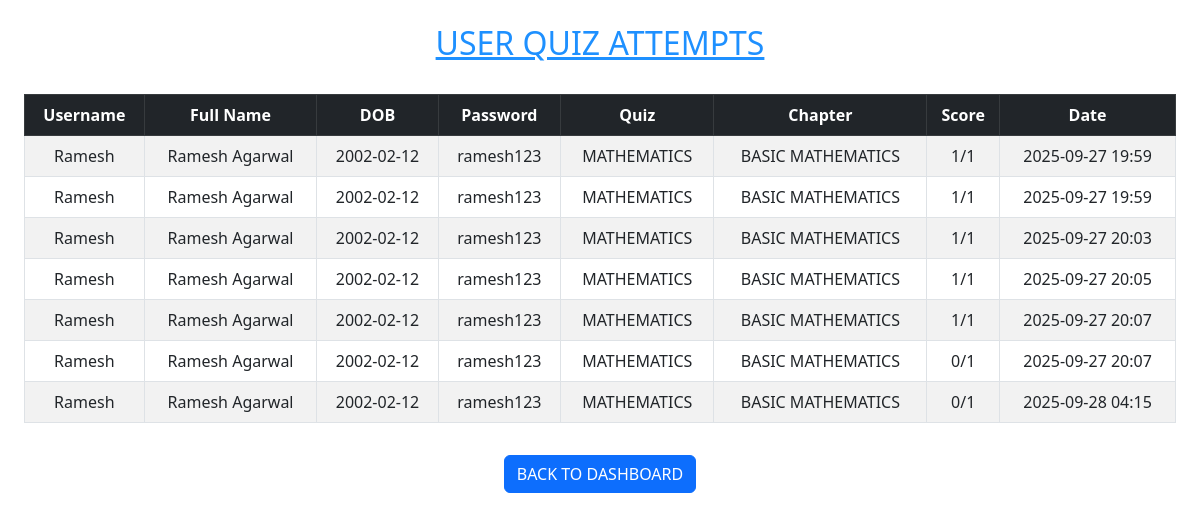
The app's page /admin/users (signed in) with its own data.
### app.py (models this page shows)
class User(db.Model):
    id = db.Column(db.Integer , primary_key = True)
    username = db.Column(db.String(50) , nullable = False , unique=True)
    password = db.Column(db.Integer , unique = True , nullable = False)
    fullname = db.Column(db.String(50) , nullable = False)
    dob = db.Column(db.Date , nullable = False)

class Quiz(db.Model):
    id = db.Column(db.Integer , primary_key= True)
    title = db.Column(db.String(100) , nullable = False)
    chapters = db.relationship('Chapter' , backref = 'quiz' , lazy = True)

class Chapter(db.Model):
    id = db.Column(db.Integer , primary_key = True)
    title = db.Column(db.String(50) , nullable = False)
    quiz_id = db.Column(db.Integer , db.ForeignKey('quiz.id') , nullable = False)

### app.py (the view, shortened to what this page needs)
@app.route('/admin/users')
def admin_users():
    if 'admin_id' not in session:
        return redirect('/admin/login')
    all_attempts_data = []
    users = User.query.all()
    for user in users:
        attempts = QuizAttempt.query.filter_by(user_id=user.id).order_by(QuizAttempt.timestamp.asc()).all()
        if attempts:
            for attempt in attempts:
                chapter_title = attempt.chapter.title if attempt.chapter else "N/A"
                total_questions = len(attempt.chapter.questions) if attempt.chapter else len(attempt.quiz.questions)
                score_text = f"{attempt.score}/{total_questions}"
                all_attempts_data.append({
                    "username": user.username,
                    "fullname": user.fullname,
                    "dob": user.dob.strftime("%Y-%m-%d"),
                    "password" : user.password,
                    "quiz_title": attempt.quiz.title,
                    "chapter_title": chapter_title,
                    "score": score_text,
                    "date": attempt.timestamp.strftime("%Y-%m-%d %H:%M")
                })
    return render_template('admin_users.html', attempts_data=all_attempts_data)

### templates/admin_users.html (shortened to what this page needs)
<!DOCTYPE html>
<html lang="en">
<head>
    <link href="https://cdn.jsdelivr.net/npm/bootstrap@5.3.0/dist/css/bootstrap.min.css" rel="stylesheet">
</head>
<body class="p-4">
    <h2 class="text-center"><u style="color:dodgerblue;">USER QUIZ ATTEMPTS</u></h2><br>
    <table class="table table-bordered table-striped text-center">
        <thead class="table-dark">
            <tr>
                <th>Username</th>
                <th>Full Name</th>
                <th>DOB</th>
                <th>Password</th>
                <th>Quiz</th>
                <th>Chapter</th>
                <th>Score</th>
                <th>Date</th>
            </tr>
        </thead>
        <tbody>
            {% for attempt in attempts_data %}
            <tr>
                <td>{{ attempt.username }}</td>
                <td>{{ attempt.fullname }}</td>
                <td>{{ attempt.dob }}</td>
                <td>{{ attempt.password }}</td>
                <td>{{ attempt.quiz_title }}</td>
                <td>{{ attempt.chapter_title }}</td>
                <td>{{ attempt.score }}</td>
                <td>{{ attempt.date }}</td>
            </tr>
            {% endfor %}
        </tbody>
    </table>
    <div style="text-align: center;">
      <a href="/admin/dashboard" class="btn btn-primary mt-3">BACK TO DASHBOARD</a>
    </div>
</body>
</html>

### records on screen
User: username "Ramesh" "Ramesh" "Ramesh" "Ramesh" "Ramesh" "Ramesh" "Ramesh", fullname "Ramesh Agarwal" "Ramesh Agarwal" "Ramesh Agarwal" "Ramesh Agarwal" "Ramesh Agarwal" "Ramesh Agarwal" "Ramesh Agarwal", password "ramesh123" "ramesh123" "ramesh123" "ramesh123" "ramesh123" "ramesh123" "ramesh123"
Quiz: quiz_title "MATHEMATICS" "MATHEMATICS" "MATHEMATICS" "MATHEMATICS" "MATHEMATICS" "MATHEMATICS" "MATHEMATICS"
Chapter: chapter_title "BASIC MATHEMATICS" "BASIC MATHEMATICS" "BASIC MATHEMATICS" "BASIC MATHEMATICS" "BASIC MATHEMATICS" "BASIC MATHEMATICS" "BASIC MATHEMATICS"

### other values on screen
{{ attempt.dob }} "2002-02-12" "2002-02-12" "2002-02-12" "2002-02-12" "2002-02-12" "2002-02-12" "2002-02-12"
{{ attempt.score }} "1/1" "1/1" "1/1" "1/1" "1/1" "0/1" "0/1"
{{ attempt.date }} "2025-09-27 19:59" "2025-09-27 19:59" "2025-09-27 20:03" "2025-09-27 20:05" "2025-09-27 20:07" "2025-09-27 20:07" "2025-09-28 04:15"
